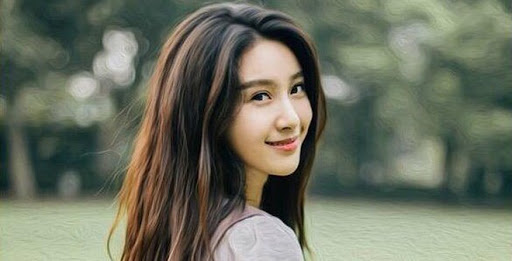
#> input picture opencvProjects/resource/chandung.jpg, 512 x 261 px
$ python chapter3.py
#> lines starting #> are read from the running program, lines starting #| are printed output that depends on the picture
import cv2

img=cv2.imread("resource/chandung.jpg")
#> img is the input picture: shape (261, 512, 3); mean B, G, R 96.6, 112.5, 108.1
print(img.shape)
#| (261, 512, 3)
imgResize=cv2.resize(img,(400,600))
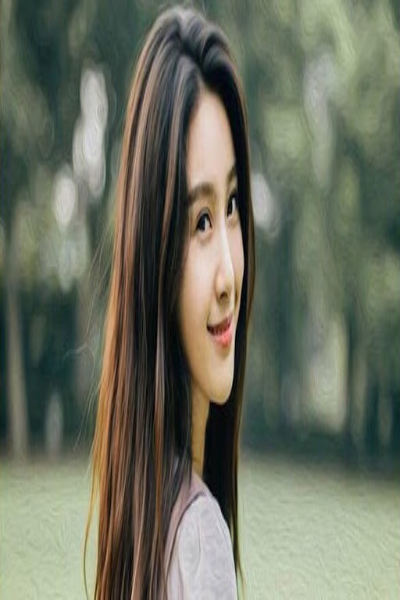
#> imgResize: shape (600, 400, 3); mean B, G, R 96.4, 112.4, 108
imgCrop=img[0:200,200:500]
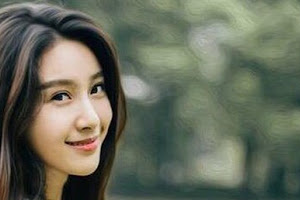
#> imgCrop: shape (200, 300, 3); mean B, G, R 90.4, 106.1, 101.5

cv2.imshow("image",img)
cv2.imshow("resize",imgResize)
cv2.imshow("image croped",imgCrop)
cv2.waitKey(0)
